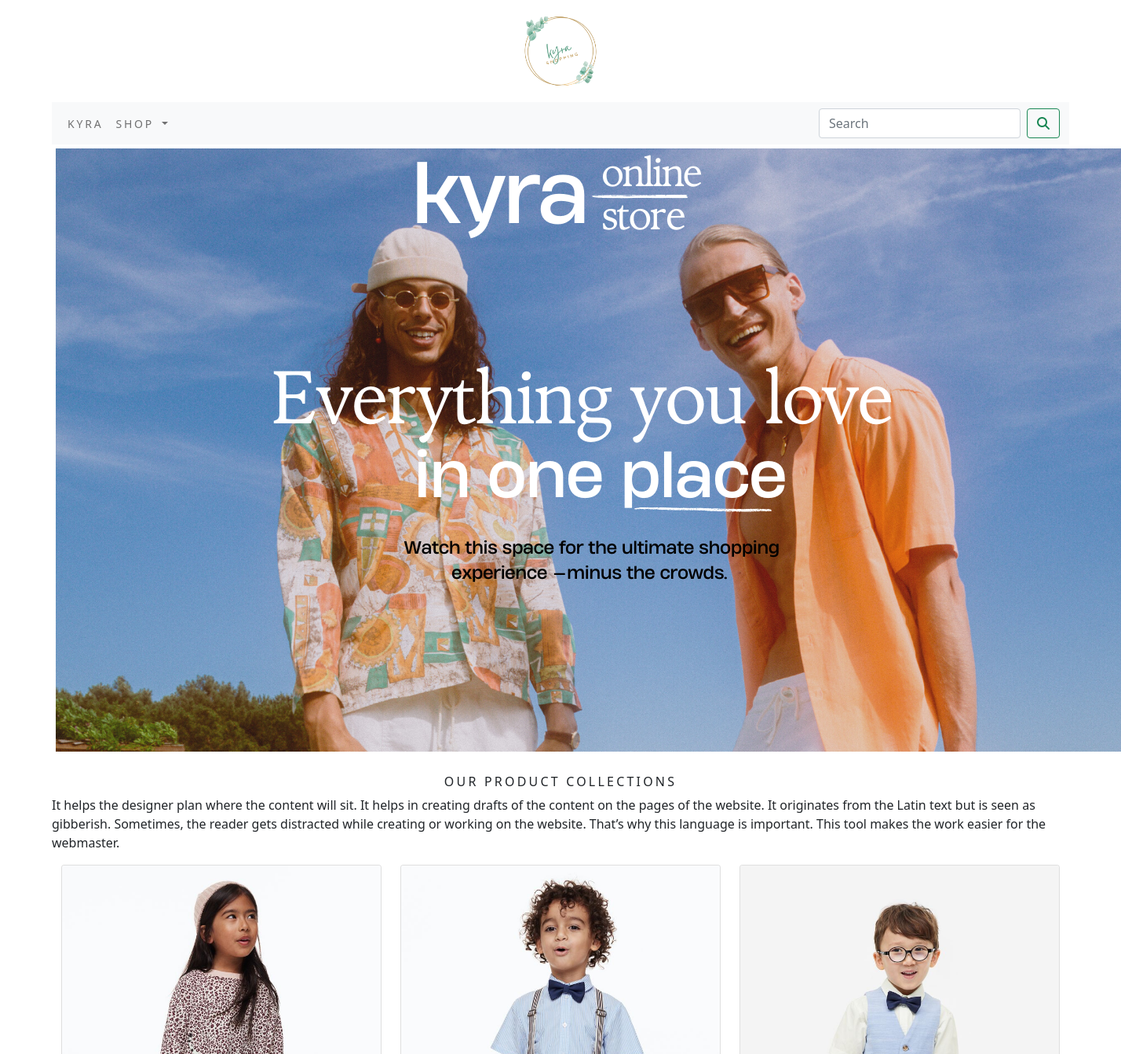
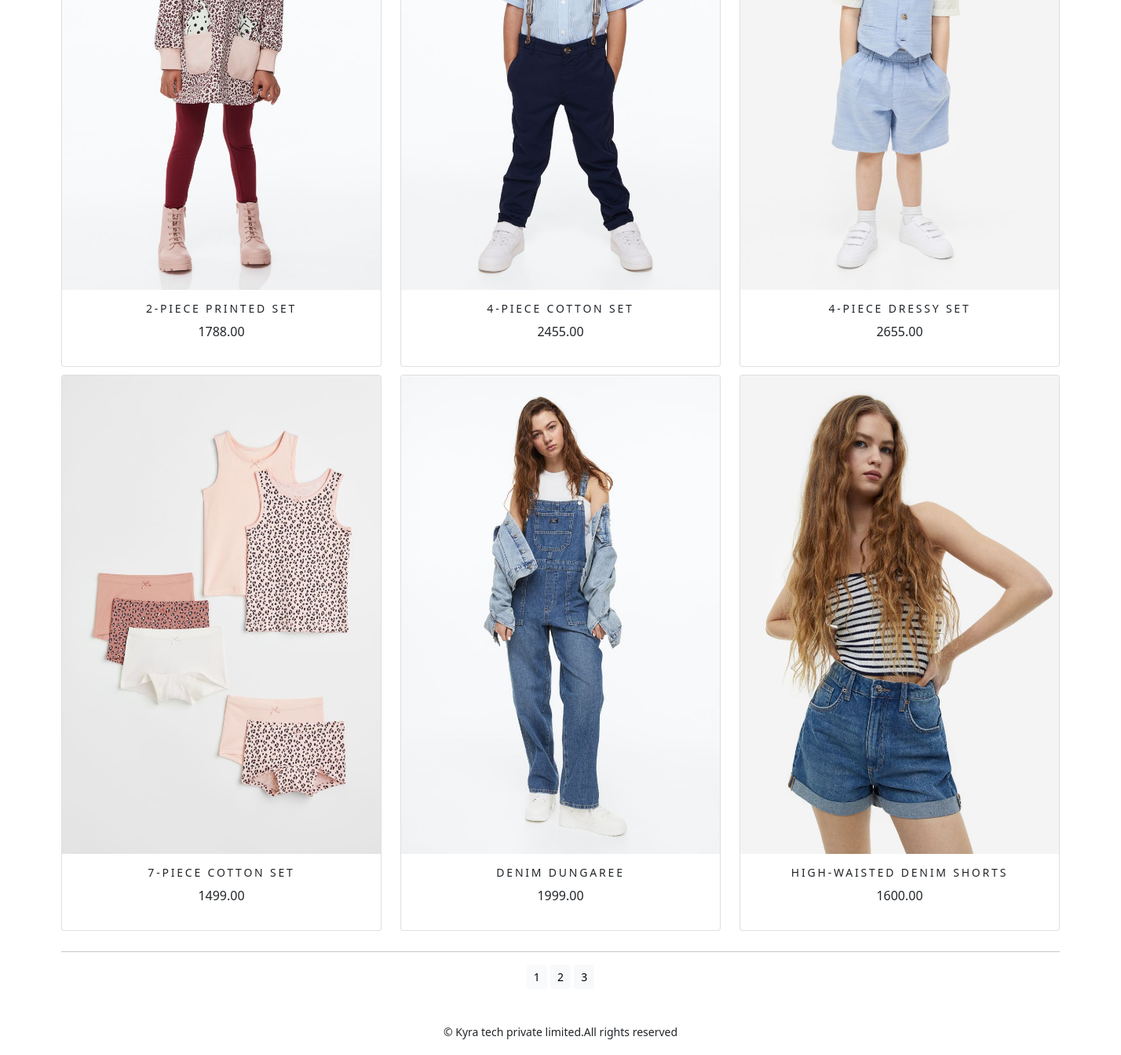
Page /kyra/ on the committed database (2 pictures, top to bottom).
### Kyra/models.py (models this page shows, shortened)
class Product(models.Model):
    name = models.CharField(max_length=250, unique=True)
    slug = models.SlugField(max_length=250, unique=True)
    desc = models.TextField(blank=True)
    price = models.DecimalField(max_digits=10, decimal_places=2)
    category = models.ForeignKey(Category, on_delete=models.CASCADE)
    img = models.ImageField(upload_to='product', blank=True)
    stock = models.IntegerField()
    available = models.BooleanField(default=True)
    created = models.DateTimeField(auto_now_add=True)
    updated = models.DateTimeField(auto_now=True)
    def get_url(self):
        return reverse('Kyra:productcatdetail', args=[self.category.slug, self.slug])
    class Meta:
        ordering = ('name',)
        verbose_name = 'product'
        verbose_name_plural = 'products'

### Kyra/views.py (the view)
# urls.py: path('', views.allprodcat, name='allprodcat'),
def allprodcat(request, c_slug=None):
    c_page = None
    products_list = None
    if c_slug != None:
        c_page = get_object_or_404(Category, slug=c_slug)
        products_list = Product.objects.all().filter(category=c_page, available=True)
    else:
        products_list = Product.objects.all().filter(available=True)
    paginator = Paginator(products_list, 6)
    try:
        page = int(request.GET.get('page', '1'))
    except:
        page = 1
    try:
        products = paginator.page(page)
    except(EmptyPage, InvalidPage):
        products = paginator.page(paginator.num_pages)
    return render(request, "category.html", {'category': c_page, 'products': products})

### Kyra/context_processors.py (called while the page is built)
def menu_links(request):
    links = Category.objects.all()
    return dict(links=links)

### Kyra/models.py (called while the page is built)
    def get_url(self):
        return reverse('Kyra:products_by_category', args=[self.slug])

### cart/context_processors.py (called while the page is built)
def counter(request):
    item_count=0
    if 'admin' in request.path:
        return{}
    else:
        try:
            cart=Cart.objects.filter(cart_id=_cart_id(request))
            car_items=CartItem.objects.all().filter(cart=cart[:1])
            for cart_item in car_items:
                item_count += cart_item.quantity
        except Cart.DoesNotExist:
            item_count=0
    return dict(item_count=item_count)

### cart/views.py (called while the page is built)
def _cart_id(request):
    cart=request.session.session_key
    if not cart:
        cart=request.session.create()
    return cart

### templates/category.html (shortened to what this page needs)
{% extends 'base.html' %}
{% load static %}
{% block content %}
        <div class="mx_auto">
            {% if category %}
                 <img class="my_image" src="{{category.img.url}}" alt="{{category.name}}" style="width:100%">
        </div>
       <br>
            <div>
                 <h2 class="text-center my_title" >{{category.name}}</h2>
                 <p class="text-justify">{{category.desc}}</p>
            </div>
            {% else %}
       <div>
           <img class="my_image my_image_padding" src="{% static 'img/banner.png' %}" alt="Our Products">
       </div>
        <br>
            <div>
                 <h2 class="text-center my_title">Our product Collections</h2>
                  <p class="text-justify">It helps the designer plan where the content will sit. It helps in creating drafts of the content on the pages of the website. It originates from the Latin text but is seen as gibberish.
                  Sometimes, the reader gets distracted while creating or working on the website. That’s why this language is important. This tool makes the work easier for the webmaster. </p>
            </div>
           {% endif %}
             <div class="container">
                  <div class=" row mx_auto">
                       {% for product in products.object_list %}
                            <div class="my_bottom_margin col-9 col-sm-12 col-md-4 col-lg-4">
                                   <div class="card text-center" style="min-width:18rem">
                                        <a href="{{product.get_url}}"><img class="card-img-top my_image" src="{{ product.img.url}}" alt="{{product.name}}"></a>
                                        <div class="card-body">
                                             <h4>{{product.name}}</h4>
                                             <p>{{product.price}}</p>
                                        </div>
                                   </div>
                            </div>
                      {% endfor %}
                      <div class="mx_auto">
                          {% if products.paginator.num_pages > 1 %}
                          <hr>
                          <div class="text-center">
                              {% for pg in products.paginator.page_range %}
                              <a href="?page={{pg}}" class="btn btn-light btn-sm {% if products.number == pg %} active {% endif %}">{{pg}}</a>
                              {% endfor %}
                          </div>
                          {% endif %}
                          <br>
                      </div>
                 </div>
            </div>
{% endblock %}

### templates/base.html (shortened to what this page needs)
{% load static %}
<!DOCTYPE html>
<html lang="en">
<head>
    <link rel="stylesheet" href="{% static 'css/custom.css' %}">
    <link href="{% static 'css/bootstrap.min.css' %}" rel="stylesheet">
</head>
<body class="d-flex flex-column min-vh-100">
     <div class="container">
         {% include 'header.html' %}
         {% include 'navbar.html' %}
         {%  block content %}
         {% endblock %}
     </div>
         {% include 'footer.html' %}
  </body>
</html>

### templates/header.html
{% load static %}
<header>
    <center>
       <a href="{% url 'Kyra:allprodcat' %}"></a> <img src="{% static 'img/logo.png' %}" alt="logoimage" width="130px" height="130px">
    </center>
</header>

### templates/navbar.html (shortened to what this page needs)
<nav class="navbar navbar-expand-lg navbar-light bg-light">
  <div class="container-fluid">
    <div class="collapse navbar-collapse" id="navbarSupportedContent">
      <ul class="navbar-nav me-auto mb-2 mb-lg-0">
        <li class="nav-item">
          <a class="nav-link" href="#">Kyra</a>
        </li>
        <li class="nav-item dropdown {% if 'Kyra' in request.path %} active {% endif %}">
          <a class="nav-link dropdown-toggle" href="#" id="navbarDropdown" role="button" data-bs-toggle="dropdown" aria-expanded="false">
            Shop
          </a>
        </li>
      </ul>
      <form class="d-flex" action="{% url 'searchapp:SearchResult' %}" method="get">
        <input class="form-control me-2" type="search" placeholder="Search" name="q" aria-label="Search">
        <button class="btn btn-outline-success" type="submit"><i class="fa fa-search"></i></button>
      </form>
    </div>
  </div>
</nav>

### templates/footer.html
<footer class="mt-auto">
      <div class="footer navbar-fixed-bottom my_footer">
                 <p class="text-center">&copy; Kyra tech private limited.All rights reserved</p>
      </div>
</footer>

### static/css/custom.css (style rules this page uses)
body { font-family: 'Oswald', sans-serif; }
.nav-item { letter-spacing:.2em; font-size:14px; text-transform:uppercase; }
.my_footer { background-color:#f8f9fx; height:60px; }
.my_footer p { padding-top:20px; font-size:14px; }
.my_image { width=100%; height=auto; }
.my_title { font-size:16px; text-transform:uppercase; letter-spacing:.2em; }
.my_image_padding { padding:5px; }
.my_bottom_margin { margin-bottom:10px; }
.card-body h4 { font-size:14px; text-transform:uppercase; letter-spacing:.2em; }

### rows in the picture
Product: img (picture), name "2-PIECE PRINTED SET", price "1788.00"
Product: img (picture), name "4-PIECE COTTON SET", price "2455.00"
Product: img (picture), name "4-PIECE DRESSY SET", price "2655.00"
Product: img (picture), name "7-PIECE COTTON SET", price "1499.00"
Product: img (picture), name "DENIM DUNGAREE", price "1999.00"
Product: img (picture), name "HIGH-WAISTED DENIM SHORTS", price "1600.00"

### other values in the picture
{{ pg }} "1" "2" "3"
